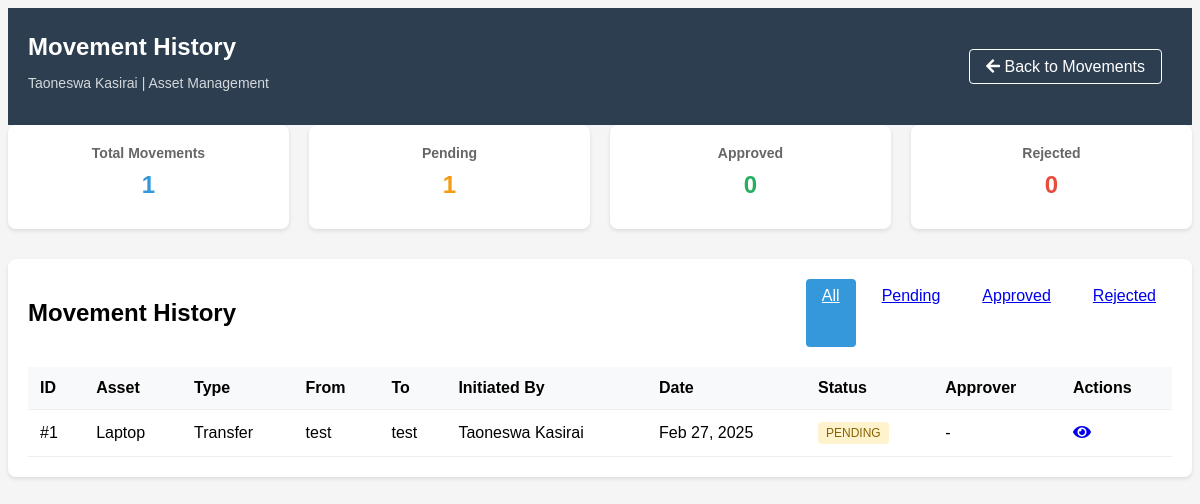
Page /movement-history/ (signed in) on the earlier database version.
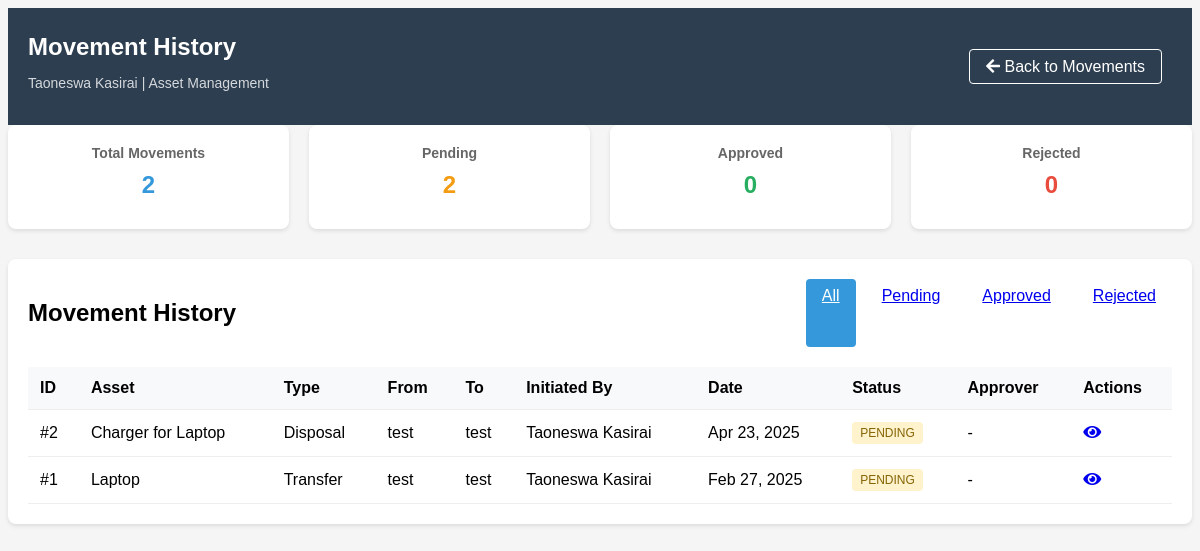
Same page on the later database version.
### myapp/models.py (models this page shows, shortened)
class AssetMovement(models.Model):
    MOVEMENT_TYPES = [
        ('TRANSFER', 'Transfer'),
        ('DISPOSAL', 'Disposal'),
        ('REPAIR', 'Repair'),
    ]
    STATUS_CHOICES = [
        ('PENDING', 'Pending'),
        ('APPROVED', 'Approved'),
        ('REJECTED', 'Rejected'),
    ]
    STAGE_CHOICES = [
        ('INITIATED', 'Initiated'),
        ('IN_PROGRESS', 'In Progress'),
        ('COMPLETED', 'Completed'),
    ]
    asset = models.ForeignKey(Asset, on_delete=models.CASCADE)
    movement_type = models.CharField(max_length=20, choices=MOVEMENT_TYPES)
    from_location = models.CharField(max_length=100)
    to_location = models.CharField(max_length=100)
    reason = models.TextField()
    status = models.CharField(
        max_length=20, choices=STATUS_CHOICES, default='PENDING')
    stage = models.CharField(
        max_length=20, choices=STAGE_CHOICES, default='INITIATED')
    initiator = models.ForeignKey(
        Employee, on_delete=models.CASCADE, related_name='initiated_movements')
    approver = models.ForeignKey(
        Employee, on_delete=models.SET_NULL, null=True, blank=True,
        related_name='approved_movements',
        help_text="Employee who approved or rejected this movement")
    approval_date = models.DateTimeField(null=True, blank=True)
    attachment = models.FileField(upload_to='movement_attachments/', null=True, blank=True,
                                  help_text="Upload any relevant documents (e.g., transfer forms, repair reports)")
    created_at = models.DateTimeField(auto_now_add=True)
    updated_at = models.DateTimeField(auto_now=True)
    class Meta:
        ordering = ['-created_at']

class Asset(models.Model):
    CONDITION_CHOICES = [
        ('NEW', 'New'),
        ('GOOD', 'Good'),
        ('FAIR', 'Fair'),
        ('POOR', 'Poor'),
        ('RETIRED', 'Retired'),
    ]
    asset_number = models.CharField(max_length=50, unique=True)
    serial_number = models.CharField(
        max_length=100, blank=True, null=True)  # Add this line
    name = models.CharField(max_length=100)
    category = models.CharField(max_length=50)
    description = models.TextField(blank=True)
    department = models.ForeignKey(
        Department, on_delete=models.SET_NULL, null=True)
    location = models.CharField(max_length=100)
    purchase_date = models.DateField()
    purchase_cost = models.DecimalField(max_digits=10, decimal_places=2)
    condition = models.CharField(max_length=10, choices=CONDITION_CHOICES)
    is_active = models.BooleanField(default=True)
    created_at = models.DateTimeField(auto_now_add=True)
    updated_at = models.DateTimeField(auto_now=True)
    is_deleted = models.BooleanField(default=False)
    deleted_at = models.DateTimeField(null=True, blank=True)
    deleted_by = models.ForeignKey(
        Employee, on_delete=models.SET_NULL, null=True, blank=True, related_name='deleted_assets')
    initiator = models.ForeignKey(
        Employee, on_delete=models.SET_NULL, null=True, related_name='initiated_assets')

class Employee(models.Model):
    employee_number = models.CharField(max_length=10, unique=True)
    name = models.CharField(max_length=100)
    surname = models.CharField(max_length=100)
    department = models.ForeignKey(Department, on_delete=models.PROTECT)
    branch = models.CharField(max_length=100)
    section = models.CharField(max_length=100)
    email = models.EmailField(unique=True)
    phone_regex = RegexValidator(
        regex=r'^07\d{8}$',
        message="Phone number must start with '07' and be 10 digits long"
    )
    phone_number = models.CharField(
        validators=[phone_regex],
        max_length=10,
        unique=True
    )
    signature = models.ImageField(
        upload_to='signatures/', null=True, blank=True)
    created_at = models.DateTimeField(auto_now_add=True)
    password = models.CharField(
        max_length=128, default=make_password('defaultpassword'))
    is_first_login = models.BooleanField(default=True)
    is_active = models.BooleanField(default=True)
    roles = models.ManyToManyField(Role, blank=True)
    class Meta:
        ordering = ['surname', 'name']

### myapp/views.py (the view)
# urls.py: path('movement-history/', views.movement_history, name='movement_history'),
def movement_history(request):
    if 'employee_id' not in request.session:
        return redirect('login')
    employee = Employee.objects.get(id=request.session['employee_id'])
    movements = AssetMovement.objects.select_related(
        'asset', 'initiator', 'approver'
    ).order_by('-created_at')
    status_filter = request.GET.get('status')
    if status_filter and status_filter.upper() in ['PENDING', 'APPROVED', 'REJECTED']:
        movements = movements.filter(status=status_filter.upper())
    return render(request, 'myapp/movement_history.html', {
        'employee': employee,
        'movements': movements,
        'stats': {
            'total': AssetMovement.objects.count(),
            'pending': AssetMovement.objects.filter(status='PENDING').count(),
            'approved': AssetMovement.objects.filter(status='APPROVED').count(),
            'rejected': AssetMovement.objects.filter(status='REJECTED').count(),
        }
    })

### myapp/models.py (called while the page is built)
    def __str__(self):
        return self.name

### myapp/templates/myapp/movement_history.html (shortened to what the changed rows need)
<!DOCTYPE html>
<html>
<head>
    {% load static %}
    <link rel="stylesheet" type="text/css" href="{% static 'myapp/css/style.css' %}">
    <link href="https://cdnjs.cloudflare.com/ajax/libs/font-awesome/5.15.4/css/all.min.css" rel="stylesheet">
</head>
<body>
    <div class="dashboard-header">
        <div class="user-info">
            <h1>Movement History</h1>
        </div>
    </div>
    <div class="system-layout">
        <div class="main-content">
            <div class="stats-container">
                <div class="stat-card">
                    <h3>Total Movements</h3>
                    <div class="number total">{{ stats.total }}</div>
                </div>
                <div class="stat-card">
                    <h3>Pending</h3>
                    <div class="number pending">{{ stats.pending }}</div>
                </div>
            </div>
            <div class="history-list">
                <div class="filter-bar">
                    <h2>Movement History</h2>
                </div>
                <table class="history-table">
                    <thead>
                        <tr>
                            <th>ID</th>
                            <th>Asset</th>
                            <th>Type</th>
                            <th>From</th>
                            <th>To</th>
                            <th>Initiated By</th>
                            <th>Date</th>
                            <th>Status</th>
                            <th>Approver</th>
                            <th>Actions</th>
                        </tr>
                    </thead>
                    <tbody>
                        {% for movement in movements %}
                        <tr>
                            <td>#{{ movement.id }}</td>
                            <td>{{ movement.asset.name }}</td>
                            <td>{{ movement.get_movement_type_display }}</td>
                            <td>{{ movement.from_location }}</td>
                            <td>{{ movement.to_location }}</td>
                            <td>{{ movement.initiator.name }} {{ movement.initiator.surname }}</td>
                            <td>{{ movement.created_at|date:"M d, Y" }}</td>
                            <td>
                                <span class="status-badge {{ movement.status|lower }}">
                                    {{ movement.get_status_display }}
                                </span>
                            </td>
                            <td>
                                {% if movement.approver %}
                                    {{ movement.approver.name }} {{ movement.approver.surname }}
                                {% else %}
                                    -
                                {% endif %}
                            </td>
                            <td>
                                <a href="{% url 'movement_details' movement.id %}" class="btn btn-info">
                                    <i class="fas fa-eye"></i>
                                </a>
                            </td>
                        </tr>
                        {% empty %}
                        <tr>
                            <td colspan="10" class="text-center">No movement records found</td>
                        </tr>
                        {% endfor %}
                    </tbody>
                </table>
            </div>
        </div>
    </div>
</body>
</html>

Differences in the rows shown:
added AssetMovement: id "2", asset.name "Charger for Laptop", movement_type "Disposal", from_location "test", to_location "test", initiator.name "Taoneswa", initiator.surname "Kasirai", created_at "Apr 23, 2025", status "PENDING"
Other differences:
{{ stats.total }}: "1" → "2"
{{ stats.pending }}: "1" → "2"
